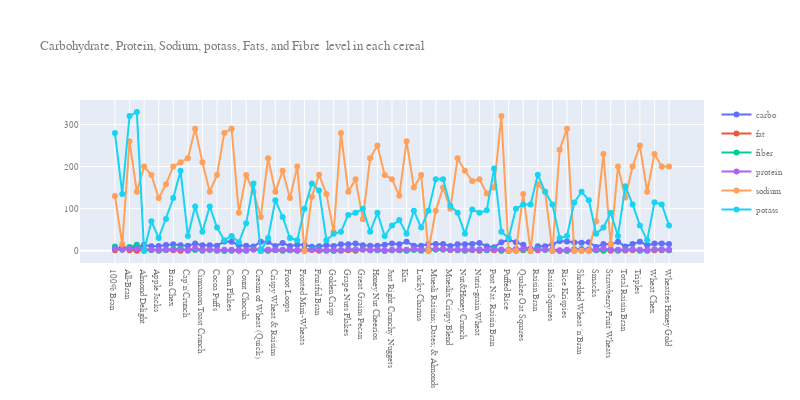

Notebook source saved alongside this figure:
### Code cell
from chart_studio import plotly as iplot
# from  plotly.offline import plot
# import plotly.offline as py 
# py.init_notebook_mode(connected=True) # this code, allow us to work with offline plotly version
# import plotly.graph_objs as go # it's like "plt" of matplot
# import plotly.tools as tls # It's useful to we get some tools of plotly
# import warnings # This library will be used to ignore some warnings

carbonhydrate = cereals_df.groupby('name')['carbo'].sum().to_frame().reset_index()
fiber = cereals_df.groupby('name')['fiber'].sum().to_frame().reset_index()
fat = cereals_df.groupby('name')['fat'].sum().to_frame().reset_index()
protein = cereals_df.groupby('name')['protein'].sum().to_frame().reset_index()
sodium = cereals_df.groupby('name')['sodium'].sum().to_frame().reset_index()
potass = cereals_df.groupby('name')['potass'].sum().to_frame().reset_index()

colors = None
trace0 = go.Scatter(x =carbonhydrate['name'], y=carbonhydrate['carbo'],
               mode = 'lines+markers',
               name = 'carbo')
trace1 = go.Scatter(x=fat['name'], y=fat['fat'],
               mode = 'lines+markers',
               name = 'fat')
trace2 = go.Scatter(x=fiber['name'], y=fiber['fiber'],
              mode = 'lines+markers',
              name = 'fiber')
trace3 = go.Scatter(x=protein['name'], y=protein['protein'],
              mode = 'lines+markers',
              name = 'protein')
trace4= go.Scatter(x=sodium['name'], y=sodium['sodium'],
              mode = 'lines+markers',
              name = 'sodium')
trace5= go.Scatter(x=potass['name'], y=potass['potass'],
              mode = 'lines+markers',
              name = 'potass')


layout = dict(title= 'Carbohydrate, Protein, Sodium, potass, Fats, and Fibre  level in each cereal', 
                  font=dict(family='Courier New, monospace', size=9, color='#7f7f7f'),
                  height=400, width=800,)
fig = dict(data=[trace0, trace1, trace2, trace3, trace4, trace5], layout = layout)
py.iplot(fig)

### Figure 1 — Plotly figure (JSON) as saved in the notebook; plotly's stock layout.template omitted (floating-point values rounded to 4 significant figures)
{"data": [{"y": [5, 8, 7, 8, 14, 10.5, 11, 13.53, 15, 13, 12, 17, 13, 13, 12, 22, 21, 13, 12, 10, 21, 21, 11, 18, 11, 14, 14, 9.6, 10.53, 13, 11, 15, 15, 17, 13, 12, 11.5, 14, 17, 15.38, 21, 12, 12, 16, 16, 16, 11.33, 15, 15, 15.79, 18, 10.8, 8.271, 20, 26, 20, 14, -1, 10.53, 10.5, 15, 23, 22, 19.28, 19, 20, 9, 16, 15, 21, 10, 16, 21, 13, 17, 17, 16], "x": ["100% Bran", "100% Natural Bran", "All-Bran", "All-Bran with Extra Fiber", "Almond Delight", "Apple Cinnamon Cheerios", "Apple Jacks", "Basic 4", "Bran Chex", "Bran Flakes", "Cap'n'Crunch", "Cheerios", "Cinnamon Toast Crunch", "Clusters", "Cocoa Puffs", "Corn Chex", "Corn Flakes", "Corn Pops", "Count Chocula", "Cracklin' Oat Bran", "Cream of Wheat (Quick)", "Crispix", "Crispy Wheat & Raisins", "Double Chex", "Froot Loops", "Frosted Flakes", "Frosted Mini-Wheats", "Fruit & Fibre Dates; Walnuts; and Oats", "Fruitful Bran", "Fruity Pebbles", "Golden Crisp", "Golden Grahams", "Grape Nuts Flakes", "Grape-Nuts", "Great Grains Pecan", "Honey Graham Ohs", "Honey Nut Cheerios", "Honey-comb", "Just Right Crunchy  Nuggets", "Just Right Fruit & Nut", "Kix", "Life", "Lucky Charms", "Maypo", "Muesli Raisins; Dates; & Almonds", "Muesli Raisins; Peaches; & Pecans", "Mueslix Crispy Blend", "Multi-Grain Cheerios", "Nut&Honey Crunch", "Nutri-Grain Almond-Raisin", "Nutri-grain Wheat", "Oatmeal Raisin Crisp", "Post Nat. Raisin Bran", "Product 19", "Puffed Rice", "Puffed Wheat", "Quaker Oat Squares", "Quaker Oatmeal", "Raisin Bran", "Raisin Nut Bran", "Raisin Squares", "Rice Chex", "Rice Krispies", "Shredded Wheat", "Shredded Wheat 'n'Bran", "Shredded Wheat spoon size", "Smacks", "Special K", "Strawberry Fruit Wheats", "Total Corn Flakes", "Total Raisin Bran", "Total Whole Grain", "Triples", "Trix", "Wheat Chex", "Wheaties", "Wheaties Honey Gold"], "type": "scatter", "mode": "lines+markers", "name": "carbo"}, {"y": [1, 5, 1, 0, 2, 2, 0, 1.504, 1, 0, 2, 2, 3, 2, 1, 0, 0, 0, 1, 3, 0, 0, 1, 0, 1, 0, 0, 1.6, 0, 1, 0, 1, 1, 0, 3, 2, 1, 0, 1, 0.7692, 1, 2, 1, 1, 3, 3, 1.333, 1, 1, 1.504, 0, 1.6, 0.7519, 0, 0, 0, 1, 2, 0.7519, 2, 0, 0, 0, 0, 0, 0, 1, 0, 0, 1, 0.6667, 1, 1, 1, 1, 1, 1], "x": ["100% Bran", "100% Natural Bran", "All-Bran", "All-Bran with Extra Fiber", "Almond Delight", "Apple Cinnamon Cheerios", "Apple Jacks", "Basic 4", "Bran Chex", "Bran Flakes", "Cap'n'Crunch", "Cheerios", "Cinnamon Toast Crunch", "Clusters", "Cocoa Puffs", "Corn Chex", "Corn Flakes", "Corn Pops", "Count Chocula", "Cracklin' Oat Bran", "Cream of Wheat (Quick)", "Crispix", "Crispy Wheat & Raisins", "Double Chex", "Froot Loops", "Frosted Flakes", "Frosted Mini-Wheats", "Fruit & Fibre Dates; Walnuts; and Oats", "Fruitful Bran", "Fruity Pebbles", "Golden Crisp", "Golden Grahams", "Grape Nuts Flakes", "Grape-Nuts", "Great Grains Pecan", "Honey Graham Ohs", "Honey Nut Cheerios", "Honey-comb", "Just Right Crunchy  Nuggets", "Just Right Fruit & Nut", "Kix", "Life", "Lucky Charms", "Maypo", "Muesli Raisins; Dates; & Almonds", "Muesli Raisins; Peaches; & Pecans", "Mueslix Crispy Blend", "Multi-Grain Cheerios", "Nut&Honey Crunch", "Nutri-Grain Almond-Raisin", "Nutri-grain Wheat", "Oatmeal Raisin Crisp", "Post Nat. Raisin Bran", "Product 19", "Puffed Rice", "Puffed Wheat", "Quaker Oat Squares", "Quaker Oatmeal", "Raisin Bran", "Raisin Nut Bran", "Raisin Squares", "Rice Chex", "Rice Krispies", "Shredded Wheat", "Shredded Wheat 'n'Bran", "Shredded Wheat spoon size", "Smacks", "Special K", "Strawberry Fruit Wheats", "Total Corn Flakes", "Total Raisin Bran", "Total Whole Grain", "Triples", "Trix", "Wheat Chex", "Wheaties", "Wheaties Honey Gold"], "type": "scatter", "mode": "lines+markers", "name": "fat"}, {"y": [10, 2, 9, 14, 1, 1.5, 1, 1.504, 4, 5, 0, 2, 0, 2, 0, 0, 1, 1, 0, 4, 1, 1, 2, 1, 1, 1, 3, 4, 3.759, 0, 0, 0, 3, 3, 3, 1, 1.5, 0, 1, 1.538, 0, 2, 0, 0, 3, 3, 2, 2, 0, 2.256, 3, 1.2, 4.511, 1, 0, 2, 2, 2.7, 3.759, 2.5, 2, 0, 0, 3.614, 4, 3, 1, 1, 3, 0, 2.667, 3, 0, 0, 3, 3, 1], "x": ["100% Bran", "100% Natural Bran", "All-Bran", "All-Bran with Extra Fiber", "Almond Delight", "Apple Cinnamon Cheerios", "Apple Jacks", "Basic 4", "Bran Chex", "Bran Flakes", "Cap'n'Crunch", "Cheerios", "Cinnamon Toast Crunch", "Clusters", "Cocoa Puffs", "Corn Chex", "Corn Flakes", "Corn Pops", "Count Chocula", "Cracklin' Oat Bran", "Cream of Wheat (Quick)", "Crispix", "Crispy Wheat & Raisins", "Double Chex", "Froot Loops", "Frosted Flakes", "Frosted Mini-Wheats", "Fruit & Fibre Dates; Walnuts; and Oats", "Fruitful Bran", "Fruity Pebbles", "Golden Crisp", "Golden Grahams", "Grape Nuts Flakes", "Grape-Nuts", "Great Grains Pecan", "Honey Graham Ohs", "Honey Nut Cheerios", "Honey-comb", "Just Right Crunchy  Nuggets", "Just Right Fruit & Nut", "Kix", "Life", "Lucky Charms", "Maypo", "Muesli Raisins; Dates; & Almonds", "Muesli Raisins; Peaches; & Pecans", "Mueslix Crispy Blend", "Multi-Grain Cheerios", "Nut&Honey Crunch", "Nutri-Grain Almond-Raisin", "Nutri-grain Wheat", "Oatmeal Raisin Crisp", "Post Nat. Raisin Bran", "Product 19", "Puffed Rice", "Puffed Wheat", "Quaker Oat Squares", "Quaker Oatmeal", "Raisin Bran", "Raisin Nut Bran", "Raisin Squares", "Rice Chex", "Rice Krispies", "Shredded Wheat", "Shredded Wheat 'n'Bran", "Shredded Wheat spoon size", "Smacks", "Special K", "Strawberry Fruit Wheats", "Total Corn Flakes", "Total Raisin Bran", "Total Whole Grain", "Triples", "Trix", "Wheat Chex", "Wheaties", "Wheaties Honey Gold"], "type": "scatter", "mode": "lines+markers", "name": "fiber"}, {"y": [4, 3, 4, 4, 2, 2, 2, 2.256, 2, 3, 1, 6, 1, 3, 1, 2, 2, 1, 1, 3, 3, 2, 2, 2, 2, 1, 3, 2.4, 2.256, 1, 2, 1, 3, 3, 3, 1, 3, 1, 2, 2.308, 2, 4, 2, 4, 4, 4, 2, 2, 2, 2.256, 3, 2.4, 2.256, 3, 2, 4, 4, 5, 2.256, 3, 2, 1, 2, 2.41, 3, 3, 2, 6, 2, 2, 2, 3, 2, 1, 3, 3, 2], "x": ["100% Bran", "100% Natural Bran", "All-Bran", "All-Bran with Extra Fiber", "Almond Delight", "Apple Cinnamon Cheerios", "Apple Jacks", "Basic 4", "Bran Chex", "Bran Flakes", "Cap'n'Crunch", "Cheerios", "Cinnamon Toast Crunch", "Clusters", "Cocoa Puffs", "Corn Chex", "Corn Flakes", "Corn Pops", "Count Chocula", "Cracklin' Oat Bran", "Cream of Wheat (Quick)", "Crispix", "Crispy Wheat & Raisins", "Double Chex", "Froot Loops", "Frosted Flakes", "Frosted Mini-Wheats", "Fruit & Fibre Dates; Walnuts; and Oats", "Fruitful Bran", "Fruity Pebbles", "Golden Crisp", "Golden Grahams", "Grape Nuts Flakes", "Grape-Nuts", "Great Grains Pecan", "Honey Graham Ohs", "Honey Nut Cheerios", "Honey-comb", "Just Right Crunchy  Nuggets", "Just Right Fruit & Nut", "Kix", "Life", "Lucky Charms", "Maypo", "Muesli Raisins; Dates; & Almonds", "Muesli Raisins; Peaches; & Pecans", "Mueslix Crispy Blend", "Multi-Grain Cheerios", "Nut&Honey Crunch", "Nutri-Grain Almond-Raisin", "Nutri-grain Wheat", "Oatmeal Raisin Crisp", "Post Nat. Raisin Bran", "Product 19", "Puffed Rice", "Puffed Wheat", "Quaker Oat Squares", "Quaker Oatmeal", "Raisin Bran", "Raisin Nut Bran", "Raisin Squares", "Rice Chex", "Rice Krispies", "Shredded Wheat", "Shredded Wheat 'n'Bran", "Shredded Wheat spoon size", "Smacks", "Special K", "Strawberry Fruit Wheats", "Total Corn Flakes", "Total Raisin Bran", "Total Whole Grain", "Triples", "Trix", "Wheat Chex", "Wheaties", "Wheaties Honey Gold"], "type": "scatter", "mode": "lines+markers", "name": "protein"}, {"y": [130, 15, 260, 140, 200, 180, 125, 157.9, 200, 210, 220, 290, 210, 140, 180, 280, 290, 90, 180, 140, 80, 220, 140, 190, 125, 200, 0, 128, 180.5, 135, 45, 280, 140, 170, 75, 220, 250, 180, 170, 130.8, 260, 150, 180, 0, 95, 150, 100, 220, 190, 165.4, 170, 136, 150.4, 320, 0, 0, 135, 0, 157.9, 140, 0, 240, 290, 0, 0, 0, 70, 230, 15, 200, 126.7, 200, 250, 140, 230, 200, 200], "x": ["100% Bran", "100% Natural Bran", "All-Bran", "All-Bran with Extra Fiber", "Almond Delight", "Apple Cinnamon Cheerios", "Apple Jacks", "Basic 4", "Bran Chex", "Bran Flakes", "Cap'n'Crunch", "Cheerios", "Cinnamon Toast Crunch", "Clusters", "Cocoa Puffs", "Corn Chex", "Corn Flakes", "Corn Pops", "Count Chocula", "Cracklin' Oat Bran", "Cream of Wheat (Quick)", "Crispix", "Crispy Wheat & Raisins", "Double Chex", "Froot Loops", "Frosted Flakes", "Frosted Mini-Wheats", "Fruit & Fibre Dates; Walnuts; and Oats", "Fruitful Bran", "Fruity Pebbles", "Golden Crisp", "Golden Grahams", "Grape Nuts Flakes", "Grape-Nuts", "Great Grains Pecan", "Honey Graham Ohs", "Honey Nut Cheerios", "Honey-comb", "Just Right Crunchy  Nuggets", "Just Right Fruit & Nut", "Kix", "Life", "Lucky Charms", "Maypo", "Muesli Raisins; Dates; & Almonds", "Muesli Raisins; Peaches; & Pecans", "Mueslix Crispy Blend", "Multi-Grain Cheerios", "Nut&Honey Crunch", "Nutri-Grain Almond-Raisin", "Nutri-grain Wheat", "Oatmeal Raisin Crisp", "Post Nat. Raisin Bran", "Product 19", "Puffed Rice", "Puffed Wheat", "Quaker Oat Squares", "Quaker Oatmeal", "Raisin Bran", "Raisin Nut Bran", "Raisin Squares", "Rice Chex", "Rice Krispies", "Shredded Wheat", "Shredded Wheat 'n'Bran", "Shredded Wheat spoon size", "Smacks", "Special K", "Strawberry Fruit Wheats", "Total Corn Flakes", "Total Raisin Bran", "Total Whole Grain", "Triples", "Trix", "Wheat Chex", "Wheaties", "Wheaties Honey Gold"], "type": "scatter", "mode": "lines+markers", "name": "sodium"}, {"y": [280, 135, 320, 330, -1, 70, 30, 75.19, 125, 190, 35, 105, 45, 105, 55, 25, 35, 20, 65, 160, -1, 30, 120, 80, 30, 25, 100, 160, 142.9, 25, 40, 45, 85, 90, 100, 45, 90, 35, 60, 73.08, 40, 95, 55, 95, 170, 170, 106.7, 90, 40, 97.74, 90, 96, 195.5, 45, 30, 100, 110, 110, 180.5, 140, 110, 30, 35, 114.5, 140, 120, 40, 55, 90, 35, 153.3, 110, 60, 25, 115, 110, 60], "x": ["100% Bran", "100% Natural Bran", "All-Bran", "All-Bran with Extra Fiber", "Almond Delight", "Apple Cinnamon Cheerios", "Apple Jacks", "Basic 4", "Bran Chex", "Bran Flakes", "Cap'n'Crunch", "Cheerios", "Cinnamon Toast Crunch", "Clusters", "Cocoa Puffs", "Corn Chex", "Corn Flakes", "Corn Pops", "Count Chocula", "Cracklin' Oat Bran", "Cream of Wheat (Quick)", "Crispix", "Crispy Wheat & Raisins", "Double Chex", "Froot Loops", "Frosted Flakes", "Frosted Mini-Wheats", "Fruit & Fibre Dates; Walnuts; and Oats", "Fruitful Bran", "Fruity Pebbles", "Golden Crisp", "Golden Grahams", "Grape Nuts Flakes", "Grape-Nuts", "Great Grains Pecan", "Honey Graham Ohs", "Honey Nut Cheerios", "Honey-comb", "Just Right Crunchy  Nuggets", "Just Right Fruit & Nut", "Kix", "Life", "Lucky Charms", "Maypo", "Muesli Raisins; Dates; & Almonds", "Muesli Raisins; Peaches; & Pecans", "Mueslix Crispy Blend", "Multi-Grain Cheerios", "Nut&Honey Crunch", "Nutri-Grain Almond-Raisin", "Nutri-grain Wheat", "Oatmeal Raisin Crisp", "Post Nat. Raisin Bran", "Product 19", "Puffed Rice", "Puffed Wheat", "Quaker Oat Squares", "Quaker Oatmeal", "Raisin Bran", "Raisin Nut Bran", "Raisin Squares", "Rice Chex", "Rice Krispies", "Shredded Wheat", "Shredded Wheat 'n'Bran", "Shredded Wheat spoon size", "Smacks", "Special K", "Strawberry Fruit Wheats", "Total Corn Flakes", "Total Raisin Bran", "Total Whole Grain", "Triples", "Trix", "Wheat Chex", "Wheaties", "Wheaties Honey Gold"], "type": "scatter", "mode": "lines+markers", "name": "potass"}], "layout": {"title": {"text": "Carbohydrate, Protein, Sodium, potass, Fats, and Fibre  level in each cereal"}, "font": {"color": "#7f7f7f", "family": "Courier New, monospace", "size": 9}, "width": 800, "height": 400}}
